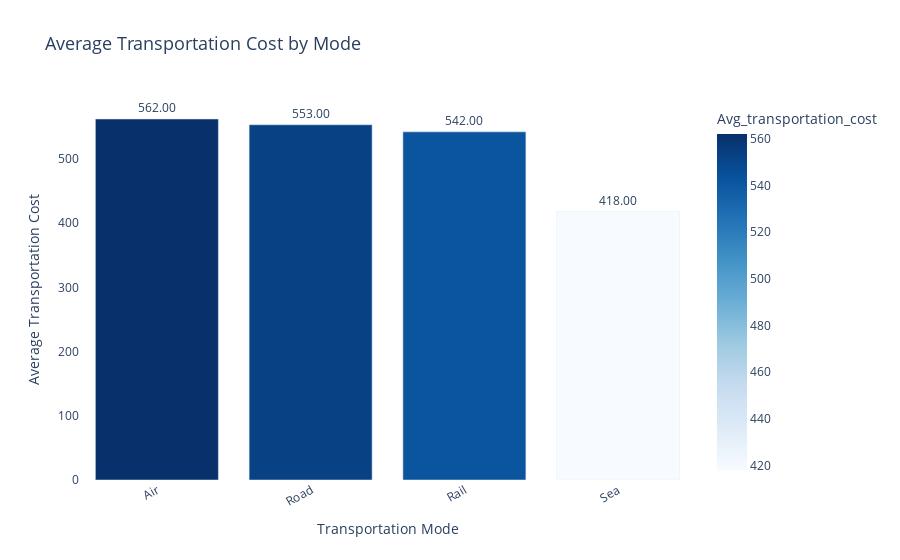

The notebook cell this image was saved under:
### Code cell
import plotly.express as px

# Sort for better readability
df_tx_cost_sorted = df_tx_cost.sort_values(
    by='Avg_transportation_cost',
    ascending=False
)

fig = px.bar(
    df_tx_cost_sorted,
    x='Transportation modes',
    y='Avg_transportation_cost',
    text='Avg_transportation_cost',
    title='Average Transportation Cost by Mode',
    color='Avg_transportation_cost',
    color_continuous_scale='Blues'
)

# Beautification
fig.update_traces(
    texttemplate='%{text:.2f}',
    textposition='outside'
)

fig.update_layout(
    xaxis_title='Transportation Mode',
    yaxis_title='Average Transportation Cost',
    title_font=dict(size=18),
    uniformtext_minsize=10,
    uniformtext_mode='hide',
    yaxis=dict(showgrid=True),
    xaxis=dict(tickangle=-30),
    plot_bgcolor='white'
)

fig.show()

### Figure 1 — Plotly figure (JSON) as saved in the notebook; plotly's stock layout.template omitted (floating-point values rounded to 4 significant figures)
{"data": [{"alignmentgroup": "True", "hovertemplate": "Transportation modes=%{x}<br>Avg_transportation_cost=%{marker.color}<extra></extra>", "legendgroup": "", "marker": {"color": [562, 553, 542, 418], "coloraxis": "coloraxis", "pattern": {"shape": ""}}, "name": "", "offsetgroup": "", "orientation": "v", "showlegend": false, "text": [562, 553, 542, 418], "textposition": "outside", "texttemplate": "%{text:.2f}", "type": "bar", "x": ["Air", "Road", "Rail", "Sea"], "xaxis": "x", "y": [562, 553, 542, 418], "yaxis": "y"}], "layout": {"barmode": "relative", "coloraxis": {"colorbar": {"title": {"text": "Avg_transportation_cost"}}, "colorscale": [[0, "rgb(247,251,255)"], [0.125, "rgb(222,235,247)"], [0.25, "rgb(198,219,239)"], [0.375, "rgb(158,202,225)"], [0.5, "rgb(107,174,214)"], [0.625, "rgb(66,146,198)"], [0.75, "rgb(33,113,181)"], [0.875, "rgb(8,81,156)"], [1, "rgb(8,48,107)"]]}, "legend": {"tracegroupgap": 0}, "plot_bgcolor": "white", "title": {"font": {"size": 18}, "text": "Average Transportation Cost by Mode"}, "uniformtext": {"minsize": 10, "mode": "hide"}, "xaxis": {"anchor": "y", "domain": [0, 1], "tickangle": -30, "title": {"text": "Transportation Mode"}}, "yaxis": {"anchor": "x", "domain": [0, 1], "showgrid": true, "title": {"text": "Average Transportation Cost"}}}}
